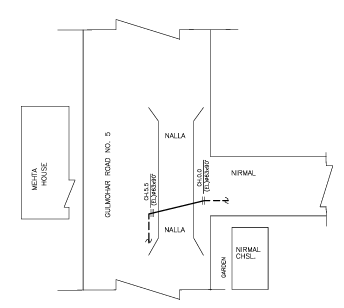
#> input picture input/scan.png, 344 x 308 px; its folder holds only this picture in this run
$ python convert_to_dxf.py
#> lines starting #> are read from the running program, lines starting #| are printed output that depends on the picture; after the words box and inside, x2 and y2 are one past the last pixel; in counts of white or black regions, pixels touching at a corner belong together
### src/hough_merge.py
# src/hough_merge.py
"""
Robust Hough detection + merging of near-collinear segments.
Handles cases where unary_union(parts) returns a LineString, MultiLineString,
GeometryCollection, or other shapely types without raising exceptions.
"""

import cv2
import numpy as np
import math
from shapely.geometry import LineString
from shapely.ops import linemerge, unary_union
from util import angle_of_line, normalize_angle, lines_distance

def detect_lines_hough(binary_img,
                       rho=1,
                       theta=np.pi/180,
                       threshold=80,
                       min_line_length=40,
                       max_line_gap=10):
    edges = cv2.Canny(binary_img, 50, 150, apertureSize=3)
    raw = cv2.HoughLinesP(edges, rho=rho, theta=theta,
                          threshold=threshold,
                          minLineLength=min_line_length,
                          maxLineGap=max_line_gap)
    lines = []
    if raw is None:
        return lines
    for l in raw:
        x1,y1,x2,y2 = l[0]
        if math.hypot(x2-x1, y2-y1) < 2:
            continue
        lines.append((int(x1),int(y1),int(x2),int(y2)))
    return lines

def _farthest_pair(coords):
    best = (coords[0], coords[-1])
    maxd = 0.0
    n = len(coords)
    for i in range(n):
        xi, yi = coords[i]
        for j in range(i+1, n):
            xj, yj = coords[j]
            d = (xi - xj)**2 + (yi - yj)**2
            if d > maxd:
                maxd = d
                best = (coords[i], coords[j])
    return best

def _extract_lines_from_merged(merged):
    """
    Return a list of LineString parts extracted safely from a shapely 'merged' geometry.
    Uses .geoms when available to avoid TypeError on non-iterable shapely containers.
    """
    parts = []
    if merged is None:
        return parts

    from shapely.geometry import LineString, MultiLineString, GeometryCollection

    # Single LineString
    if isinstance(merged, LineString):
        return [merged]

    # MultiLineString or GeometryCollection with .geoms
    if hasattr(merged, 'geoms'):
        try:
            for g in merged.geoms:
                if isinstance(g, LineString):
                    parts.append(g)
            return parts
        except Exception:
            pass

    # Last resort: try iterating
    try:
        for item in merged:
            if isinstance(item, LineString):
                parts.append(item)
    except TypeError:
        return parts
    except Exception:
        return parts

    return parts

def merge_collinear_segments(lines,
                             angle_tol_deg=5.0,
                             dist_tol_px=12.0):
    """
    Merge lines that are nearly collinear and close to each other.
    Input:
      lines: list of (x1,y1,x2,y2)
    Returns:
      list of merged segments: [ ((x1,y1),(x2,y2)), ... ]
    """
    if not lines:
        return []

    segments = [LineString([(l[0], l[1]), (l[2], l[3])]) for l in lines]

    angle_tol = math.radians(angle_tol_deg)
    used = [False] * len(segments)
    angles = []
    for seg in segments:
        coords = list(seg.coords)
        a = angle_of_line(coords[0][0], coords[0][1], coords[-1][0], coords[-1][1])
        angles.append(normalize_angle(a))

    groups = []
    for i, seg in enumerate(segments):
        if used[i]:
            continue
        group_indices = [i]
        used[i] = True
        ai = angles[i]
        for j in range(i+1, len(segments)):
            if used[j]:
                continue
            aj = angles[j]
            if abs(ai - aj) <= angle_tol:
                if lines_distance(seg.coords, segments[j].coords) <= dist_tol_px:
                    group_indices.append(j)
                    used[j] = True
        groups.append(group_indices)

    merged_segments = []
    from shapely.geometry import LineString as ShpLineString
    for g in groups:
        parts = [segments[idx] for idx in g]
        # safe union
        u = unary_union(parts)
        # If unary_union returns a single LineString, skip linemerge
        if isinstance(u, ShpLineString):
            merged_geom = u
        else:
            # linemerge expects a MultiLineString or iterable of lines
            try:
                merged_geom = linemerge(u)
            except Exception:
                # fallback: treat u as-is and extract any LineString parts later
                merged_geom = u

        # Extract LineString parts safely
        line_parts = _extract_lines_from_merged(merged_geom)

        for part in line_parts:
            coords = list(part.coords)
            if len(coords) < 2:
                continue
            a,b = _farthest_pair(coords)
            merged_segments.append( ( (float(a[0]), float(a[1])), (float(b[0]), float(b[1])) ) )

    # dedupe near-duplicates
    cleaned = []
    seen = []
    for seg in merged_segments:
        (x1,y1),(x2,y2) = seg
        if (x2, y2) < (x1, y1):
            seg = ((x2,y2),(x1,y1))
            (x1,y1),(x2,y2) = seg
        keep = True
        for s in seen:
            sx1,sy1 = s[0]; sx2,sy2 = s[1]
            if (abs(sx1 - x1) < 1.0 and abs(sy1 - y1) < 1.0 and
                abs(sx2 - x2) < 1.0 and abs(sy2 - y2) < 1.0):
                keep = False
                break
        if keep:
            cleaned.append(seg)
            seen.append(seg)
    return cleaned

### src/util.py
# src/util.py
import math

def length(a, b):
    (x1,y1),(x2,y2) = a,b
    return math.hypot(x2-x1, y2-y1)

def angle_of_line(x1,y1,x2,y2):
    return math.atan2((y2 - y1),(x2 - x1))

def normalize_angle(a):
    # map angle to [-pi/2, pi/2)
    while a <= -math.pi/2:
        a += math.pi
    while a > math.pi/2:
        a -= math.pi
    return a

def lines_distance(seg_a, seg_b):
    # seg_a and seg_b are sequences of coords or endpoints: ((x1,y1),(x2,y2))
    mx1 = (seg_a[0][0] + seg_a[1][0]) / 2.0
    my1 = (seg_a[0][1] + seg_a[1][1]) / 2.0
    mx2 = (seg_b[0][0] + seg_b[1][0]) / 2.0
    my2 = (seg_b[0][1] + seg_b[1][1]) / 2.0
    return math.hypot(mx2-mx1, my2-my1)

### src/graph_builder.py
# src/graph_builder.py
"""
Builds a deterministic node+edge graph from merged line segments.

Functions:
- compute_intersections(segments): returns intersection points between segments
- snap_and_merge_points(points, snap_tol): cluster close points into single nodes
- split_segments_at_nodes(segments, nodes, snap_tol): split each segment at node locations that lie on it
- build_edges_from_segments(split_segments): produce unique edges as endpoint pairs

Segments are in format: [ ((x1,y1),(x2,y2)), ... ]
Nodes are returned as list of (x,y) floats.
Edges are returned as list of ((x1,y1),(x2,y2))
"""

from shapely.geometry import LineString, Point
from shapely.ops import split
import math

def compute_intersections(segments):
    """Return intersection points of all segment pairs (excluding touching endpoints)."""
    pts = []
    shapely_lines = [LineString([s[0], s[1]]) for s in segments]
    n = len(shapely_lines)
    for i in range(n):
        for j in range(i+1, n):
            a = shapely_lines[i]
            b = shapely_lines[j]
            inter = a.intersection(b)
            if inter.is_empty:
                continue
            # handle Point or MultiPoint
            if inter.geom_type == 'Point':
                pts.append((float(inter.x), float(inter.y)))
            elif inter.geom_type == 'MultiPoint':
                for p in inter:
                    pts.append((float(p.x), float(p.y)))
            else:
                # skip line overlaps (collinear overlaps) here - endpoints handled later
                continue
    return pts

def snap_and_merge_points(points, snap_tol=15.0):
    """
    Merge points closer than snap_tol into a single representative.
    Simple O(n^2) clustering which is fine for modest counts.
    """
    merged = []
    for p in points:
        x,y = p
        found = False
        for i,(mx,my, count) in enumerate(merged):
            if math.hypot(mx - x, my - y) <= snap_tol:
                # incremental average
                new_count = count + 1
                nx = (mx*count + x) / new_count
                ny = (my*count + y) / new_count
                merged[i] = (nx, ny, new_count)
                found = True
                break
        if not found:
            merged.append((x,y,1))
    # return just coords
    return [(m[0], m[1]) for m in merged]

# [6 lines left out: function _point_on_segment_strict, not called in this run]

def split_segments_at_nodes(segments, nodes, snap_tol=6.0):
    """
    For each segment, find nodes that lie on it (within snap_tol), sort them along segment,
    and split the segment into smaller segments between consecutive nodes (including original ends).
    Returns list of segments ((x1,y1),(x2,y2)).
    """
    result = []
    for seg in segments:
        line = LineString([seg[0], seg[1]])
        # collect candidate points: segment endpoints + nodes that are close to the line
        pts = [ (float(seg[0][0]), float(seg[0][1])), (float(seg[1][0]), float(seg[1][1])) ]
        for n in nodes:
            p = Point(n)
            if p.distance(line) <= snap_tol:
                # ensure within segment bounds
                # project n onto line to get parameter t
                proj = line.project(p)
                # get projected point coords
                proj_point = line.interpolate(proj)
                px, py = float(proj_point.x), float(proj_point.y)
                # confirm point lies between endpoints (with small margin)
                if min(seg[0][0], seg[1][0]) - snap_tol <= px <= max(seg[0][0], seg[1][0]) + snap_tol and min(seg[0][1], seg[1][1]) - snap_tol <= py <= max(seg[0][1], seg[1][1]) + snap_tol:
                    pts.append((px, py))
        # dedupe and sort pts along the segment
        # compute parameter t along the line from 0..length
        base = LineString([seg[0], seg[1]])
        unique = {}
        for p in pts:
            t = base.project(Point(p))
            unique[round(t,4)] = p
        ordered = [unique[k] for k in sorted(unique.keys())]
        # create consecutive subsegments
        for i in range(len(ordered)-1):
            a = ordered[i]; b = ordered[i+1]
            # skip degenerate
            if math.hypot(b[0]-a[0], b[1]-a[1]) < 1e-6:
                continue
            result.append(((float(a[0]), float(a[1])), (float(b[0]), float(b[1]))))
    return result

def build_edges_from_segments(segments, snap_tol=6.0):
    """
    Build unique edges from given segments by snapping endpoints that are near each other (snap_tol).
    Returns a list of unique edges ((x1,y1),(x2,y2)) with endpoints ordered consistently.
    """
    # collect all endpoints
    pts = []
    for s in segments:
        pts.append((s[0][0], s[0][1]))
        pts.append((s[1][0], s[1][1]))
    # merge nearby points
    nodes = snap_and_merge_points(pts, snap_tol=snap_tol)
    # create mapping from original coord -> nearest node
    def find_node(p):
        x,y = p
        best = None; bestd = 1e12
        for n in nodes:
            d = math.hypot(n[0]-x, n[1]-y)
            if d < bestd:
                bestd = d
                best = n
        return best
    edges_set = set()
    for s in segments:
        a = find_node(s[0]); b = find_node(s[1])
        if a is None or b is None:
            continue
        if math.hypot(a[0]-b[0], a[1]-b[1]) < 1e-6:
            continue
        # order endpoints lexicographically to dedupe
        a_t = (round(a[0],6), round(a[1],6))
        b_t = (round(b[0],6), round(b[1],6))
        if b_t < a_t:
            a_t, b_t = b_t, a_t
        edges_set.add((a_t, b_t))
    edges = [ ( (e[0][0], e[0][1]), (e[1][0], e[1][1]) ) for e in edges_set ]
    # return nodes (merged) and edges
    return nodes, edges

# Convenience high-level function
def build_graph_from_segments(segments, snap_tol=6.0):
    """
    segments: [ ((x1,y1),(x2,y2)), ... ]
    Returns: nodes, edges
    """
    # endpoints + intersections
    endpoints = []
    for s in segments:
        endpoints.append((s[0][0], s[0][1]))
        endpoints.append((s[1][0], s[1][1]))
    inters = compute_intersections(segments)
    merged_points = snap_and_merge_points(endpoints + inters, snap_tol=snap_tol)
    # split segments at the nodes (intersections/projections)
    split_segs = split_segments_at_nodes(segments, merged_points, snap_tol=snap_tol)
    nodes, edges = build_edges_from_segments(split_segs, snap_tol=snap_tol)
    return nodes, edges

### src/convert_to_dxf.py
# src/convert_to_dxf.py
"""
Main runner: processes every image in ../input/ and writes DXF files into ../output/.
Creates two outputs per image:
 - <name>.dxf          : raw merged segments from Hough+merge
 - <name>_graph.dxf    : reconstructed node-edge graph (segments split at intersections)
"""

import sys
from pathlib import Path
import cv2
import numpy as np
import ezdxf
from hough_merge import detect_lines_hough, merge_collinear_segments
from util import length
from graph_builder import build_graph_from_segments

# -----------------------
# USER-TUNEABLE PARAMETERS
# -----------------------
MAX_DIM = 2500
RESIZE_KEEP_SCALE = True

HOUGH = {
    'rho': 1,
    'theta': np.pi/180,
    'threshold': 60,
    'min_line_length': 50,
    'max_line_gap': 25
}

ANGLE_TOL_DEG = 6.0
DIST_TOL_PX = 18.0

PIXEL_TO_REAL = 1.0
FLIP_Y = True

IMG_EXTS = {'.png', '.jpg', '.jpeg', '.tif', '.tiff', '.bmp'}

# graph snap tolerance (px). Increase to merge more nearby nodes.
GRAPH_SNAP_TOL = 8.0

# -----------------------
def preprocess_gray(img):
    blur = cv2.GaussianBlur(img, (5,5), 0)
    bw = cv2.adaptiveThreshold(blur, 255, cv2.ADAPTIVE_THRESH_GAUSSIAN_C,
                               cv2.THRESH_BINARY_INV, 15, 8)
    kernel = cv2.getStructuringElement(cv2.MORPH_RECT, (3,3))
    bw = cv2.morphologyEx(bw, cv2.MORPH_CLOSE, kernel, iterations=1)
    return bw

def export_dxf_segments(segments, output_path, layer_name='AUTO_LINES'):
    doc = ezdxf.new(dxfversion='R2010')
    msp = doc.modelspace()
    try:
        doc.layers.new(layer_name, dxfattribs={'color':7})
    except Exception:
        pass
    for seg in segments:
        (x1,y1),(x2,y2) = seg
        msp.add_line((x1,y1),(x2,y2), dxfattribs={'layer':layer_name})
    doc.saveas(str(output_path))
    print("  -> Saved:", output_path.name)

def process_image_file(img_path: Path, out_folder: Path):
    print(f"Processing: {img_path.name}")
    img = cv2.imread(str(img_path), cv2.IMREAD_GRAYSCALE)
    if img is None:
        print("  ! cannot open image, skipping")
        return

    h0, w0 = img.shape
    scale = 1.0
    if max(h0, w0) > MAX_DIM:
        scale = MAX_DIM / float(max(h0, w0))
        img = cv2.resize(img, (int(w0*scale), int(h0*scale)), interpolation=cv2.INTER_AREA)
        print(f"  - resized by scale {scale:.4f}")

    bw = preprocess_gray(img)

    raw_lines = detect_lines_hough(bw,
                                  rho=HOUGH['rho'],
                                  theta=HOUGH['theta'],
                                  threshold=HOUGH['threshold'],
                                  min_line_length=HOUGH['min_line_length'],
                                  max_line_gap=HOUGH['max_line_gap'])
    print(f"  - raw Hough lines: {len(raw_lines)}")

    merged = merge_collinear_segments(raw_lines,
                                      angle_tol_deg=ANGLE_TOL_DEG,
                                      dist_tol_px=DIST_TOL_PX)
    print(f"  - merged segments count: {len(merged)}")

    if not merged:
        print("  ! no segments found; try loosening parameters")
        return

    # Map back to original scale and flip Y if needed, produce segments_out
    segments_out = []
    for ((x1,y1),(x2,y2)) in merged:
        if RESIZE_KEEP_SCALE and scale != 1.0:
            x1 /= scale; y1 /= scale; x2 /= scale; y2 /= scale
        if FLIP_Y:
            orig_h = h0
            y1 = orig_h - y1
            y2 = orig_h - y2
        if PIXEL_TO_REAL != 1.0:
            x1 *= PIXEL_TO_REAL; y1 *= PIXEL_TO_REAL; x2 *= PIXEL_TO_REAL; y2 *= PIXEL_TO_REAL
        if length((x1,y1),(x2,y2)) < 1e-6:
            continue
        segments_out.append(((float(x1), float(y1)), (float(x2), float(y2))))

    # Save raw merged segments DXF
    out_base = img_path.stem
    out_path_raw = out_folder / (out_base + ".dxf")
    export_dxf_segments(segments_out, out_path_raw, layer_name='RAW_LINES')

    # Build graph (nodes + edges) and save graph DXF
    nodes, edges = build_graph_from_segments(segments_out, snap_tol=GRAPH_SNAP_TOL)
    print(f"  - graph nodes: {len(nodes)}, graph edges: {len(edges)}")

    # optional: if coordinates are large floats, we keep them as-is
    out_path_graph = out_folder / (out_base + "_graph.dxf")
    export_dxf_segments(edges, out_path_graph, layer_name='GRAPH_LINES')

def main(input_folder: Path, output_folder: Path):
    if not input_folder.exists() or not input_folder.is_dir():
        print("Input folder does not exist:", input_folder)
        return
    output_folder.mkdir(parents=True, exist_ok=True)

    images = sorted([p for p in input_folder.iterdir() if p.suffix.lower() in IMG_EXTS])
    if not images:
        print("No images found in", input_folder)
        return

    print(f"Found {len(images)} image(s) in {input_folder}")
    for img in images:
        process_image_file(img, output_folder)
#> in process_image_file, img is the input picture: shape (308, 344); min 0, max 255, mean 250.4
#> in preprocess_gray, `blur = cv2.GaussianBlur(img, (5,5), 0)`:
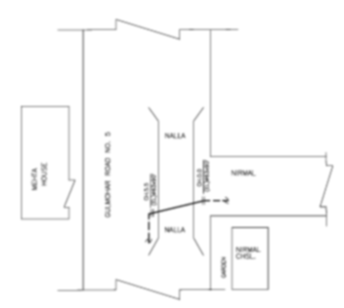
#> blur: shape (308, 344); min 102, max 255, mean 250.4
#> in preprocess_gray, `bw = cv2.adaptiveThreshold(blur, 255, cv2.ADAPTIVE_THRESH_GAUSSIAN_C, ..`:
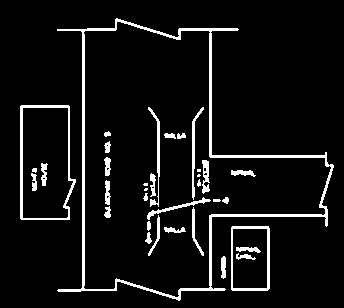
#> bw: shape (308, 344); 6.9% white; 35 white regions (4 under 20 px), largest, box (x1, y1, x2, y2) and area: (57, 18, 334, 301) 3337, (20, 105, 76, 220) 845, (231, 226, 270, 291) 522
#> in preprocess_gray, `bw = cv2.morphologyEx(bw, cv2.MORPH_CLOSE, kernel, iterations=1)`:
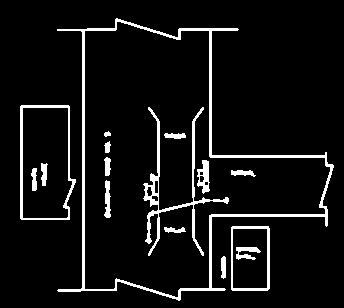
#> bw: shape (308, 344); 7.1% white; 16 white regions, largest, box (x1, y1, x2, y2) and area: (57, 18, 334, 301) 3357, (143, 107, 229, 256) 1368, (20, 105, 76, 220) 849
#> in detect_lines_hough, `edges = cv2.Canny(binary_img, 50, 150, apertureSize=3)`:
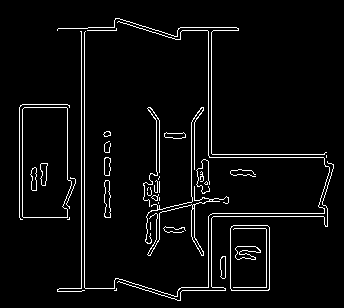
#> edges: shape (308, 344); 4.4% white in thin lines or dots, all inside (x1, y1, x2, y2) = (19, 18, 334, 301)
#> in detect_lines_hough, `raw = cv2.HoughLinesP(edges, rho=rho, theta=theta, threshold=threshold..`: raw = 23 rows, first 6: [81, 291, 81, 28], [84, 290, 84, 28], [208, 290, 208, 27], [211, 290, 211, 199], [191, 216, 327, 216], [191, 157, 326, 157]
#> the loop in detect_lines_hough, `for l in raw:` made 23 passes
#> after the loop in detect_lines_hough, `for l in raw:`: lines = 23 items, first 6: (81, 291, 81, 28), (84, 290, 84, 28), (208, 290, 208, 27), (211, 290, 211, 199), (191, 216, 327, 216), (191, 157, 326, 157)
#> in process_image_file, `raw_lines = detect_lines_hough(bw, rho=HOUGH['rho'], theta=HOUGH['thet..`: raw_lines has the same summary as lines in detect_lines_hough
#|   - raw Hough lines: 23
#> in merge_collinear_segments, `segments = [LineString([(l[0], l[1]), (l[2], l[3])]) for l in lines]`: segments = 23 items
#> in merge_collinear_segments, `used = [False] * len(segments)`: used = [False, False, False, False, False, False, False, False, False, False, False, False, False, False, False, False, False, False, False, False, False, False, False]
#> the loop in merge_collinear_segments, `for seg in segments:` made 23 passes
#> (coords, a) on passes 1 to 4: ([(81, 291), (81, 28)], -1.57), ([(84, 290), (84, 28)], -1.57), ([(208, 290), (208, 27)], -1.57), ([(211, 290), (211, 199)], -1.57)
#> after the loop in merge_collinear_segments, `for seg in segments:`: angles = [1.57, 1.57, 1.57, 1.57, 0, 0, 1.57, 0, 1.57, 1.57, 1.57, 1.57, 0, 0, 0, 1.57, 0, 1.57, 0, 1.57, 0, 1.57, 1.57]
#> the loop in merge_collinear_segments, `for i, seg in enumerate(segments):` made 23 passes
#> ai on passes 1, 3, 4, 5: 1.57, 1.57, 1.57, 0
#> after the loop in merge_collinear_segments, `for i, seg in enumerate(segments):`: groups = [[0, 1, 17], [2], [3], [4, 7], [5, 13], [6, 9], [8, 10], [11, 15], [12], [14], [16], [18], [19], [20], [21], [22]]; used = [True, True, True, True, True, True, True, True, True, True, True, True, True, True, True, True, True, True, True, True, True, True, True]
#> the loop in merge_collinear_segments, `for g in groups:` made 16 passes
#> g on passes 1 to 4: [0, 1, 17], [2], [3], [4, 7]
#> after the loop in merge_collinear_segments, `for g in groups:`: merged_segments = 23 items
#> in merge_collinear_segments, `cleaned = []`: cleaned = []
#> the loop in merge_collinear_segments, `for seg in merged_segments:` made 23 passes
#|   - merged segments count: 23
#> the loop in process_image_file, `for ((x1,y1),(x2,y2)) in merged:` made 23 passes
#> the loop in export_dxf_segments, `for seg in segments:` made 23 passes
#> seg on passes 1 to 4: ((67, 204), (67, 89)), ((81, 280), (81, 17)), ((84, 280), (84, 18)), ((208, 281), (208, 18))
#> the loop in build_graph_from_segments, `for s in segments:` made 23 passes
#> the loop in snap_and_merge_points, `for p in points:` made 67 passes
#> p on passes 1 to 4: (67, 204), (67, 89), (81, 280), (81, 17)
#> the loop in split_segments_at_nodes, `for seg in segments:` made 23 passes
#> the loop in build_edges_from_segments, `for s in segments:` made 64 passes
#> s on passes 1 to 4: ((67, 204), (67, 89)), ((81, 280), (81, 18.75)), ((81, 18.75), (81, 17)), ((84, 280), (84, 18.75))
#> the loop in snap_and_merge_points (call 2), `for p in points:` made 128 passes
#|   - graph nodes: 28, graph edges: 26
#> the loop in export_dxf_segments (call 2), `for seg in segments:` made 26 passes
#> seg on passes 1 to 4: ((209.5, 279.5), (209.9, 152.9)), ((192, 93.5), (193.2, 69)), ((192.1, 151), (193.2, 188.5)), ((59, 20), (82.5, 18.75))

if __name__ == "__main__":
    if len(sys.argv) >= 3:
        in_folder = Path(sys.argv[1])
        out_folder = Path(sys.argv[2])
    else:
        project_root = Path(__file__).resolve().parents[1]
        in_folder = project_root / "input"
        out_folder = project_root / "output"

    main(in_folder, out_folder)
